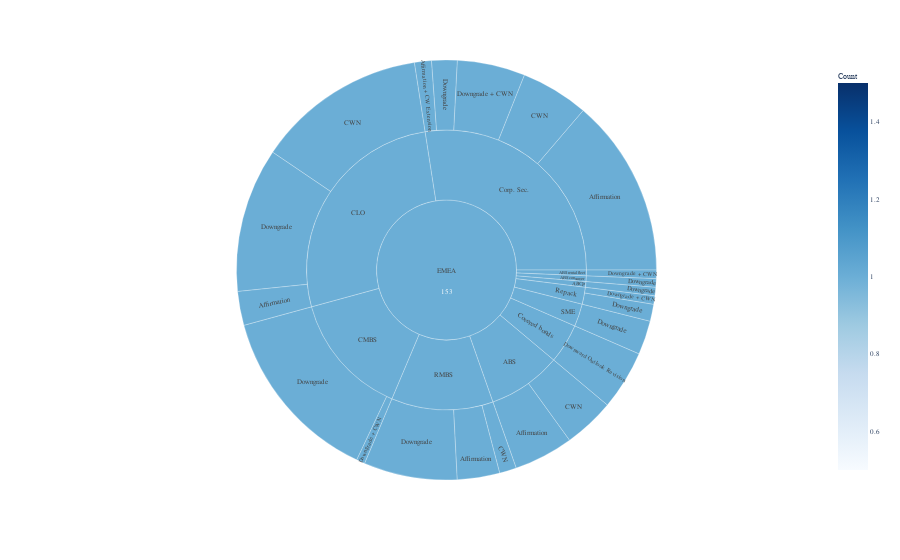

Here is the notebook cell this chart was saved with:
### Code cell
fig_emea=px.sunburst(df_emea,path=['Region','Asset Class','Rating Type'],values='Count',
                color = 'Count',
                 color_continuous_scale='Blues'
                )
fig_emea.update_traces(marker=dict(line=dict( width=.25)))
fig_emea.update_layout( #uniformtext_minsize=7,uniformtext_mode='hide',
                   font=dict(
        family="Arial black",
        size=7 #,
       # color="#712300"
         ),
        annotations=[dict(text="{:,}".format(sum(df_emea['Count'])),
                          #complicated line of code - this formats the number to have commas, so 1,000 vs 1000
                          #then sums the count column to give an accurate count
                          showarrow=False,
                          x=.5,y=.45,
                          font=dict(color="white",family="Arial Black",size=7))])

fig_emea.show()

### Figure 1 — Plotly figure (JSON) as saved in the notebook; plotly's stock layout.template omitted (floating-point values rounded to 4 significant figures)
{"data": [{"branchvalues": "total", "customdata": [[1], [1], [1], [1], [1], [1], [1], [1], [1], [1], [1], [1], [1], [1], [1], [1], [1], [1], [1], [1], [1], [1], [1], [1], [1], [1], [1], [1], [1], [1], [1], [1], [1], [1]], "domain": {"x": [0, 1], "y": [0, 1]}, "hovertemplate": "labels=%{label}<br>Count_sum=%{value}<br>parent=%{parent}<br>id=%{id}<br>Count=%{color}<extra></extra>", "ids": ["EMEA/ABS/Affirmation", "EMEA/CLO/Affirmation", "EMEA/Corp. Sec. /Affirmation", "EMEA/RMBS/Affirmation", "EMEA/Corp. Sec. /Affirmation + CW Extension", "EMEA/ABS/CWN", "EMEA/CLO/CWN", "EMEA/Corp. Sec. /CWN", "EMEA/RMBS/CWN", "EMEA/ABCP/Downgrade", "EMEA/ABS consumer/Downgrade", "EMEA/CLO/Downgrade", "EMEA/CMBS/Downgrade", "EMEA/Corp. Sec. /Downgrade", "EMEA/RMBS/Downgrade", "EMEA/Repack/Downgrade", "EMEA/SME/Downgrade", "EMEA/ABS rental fleet/Downgrade + CWN", "EMEA/CMBS/Downgrade + CWN", "EMEA/Corp. Sec. /Downgrade + CWN", "EMEA/Repack/Downgrade + CWN", "EMEA/Covered bonds/Downward Outlook Revision", "EMEA/ABCP", "EMEA/ABS", "EMEA/ABS consumer", "EMEA/ABS rental fleet", "EMEA/CLO", "EMEA/CMBS", "EMEA/Corp. Sec. ", "EMEA/Covered bonds", "EMEA/RMBS", "EMEA/Repack", "EMEA/SME", "EMEA"], "labels": ["Affirmation", "Affirmation", "Affirmation", "Affirmation", "Affirmation + CW Extension", "CWN", "CWN", "CWN", "CWN", "Downgrade", "Downgrade", "Downgrade", "Downgrade", "Downgrade", "Downgrade", "Downgrade", "Downgrade", "Downgrade + CWN", "Downgrade + CWN", "Downgrade + CWN", "Downgrade + CWN", "Downward Outlook Revision", "ABCP", "ABS", "ABS consumer", "ABS rental fleet", "CLO", "CMBS", "Corp. Sec. ", "Covered bonds", "RMBS", "Repack", "SME", "EMEA"], "marker": {"coloraxis": "coloraxis", "colors": [1, 1, 1, 1, 1, 1, 1, 1, 1, 1, 1, 1, 1, 1, 1, 1, 1, 1, 1, 1, 1, 1, 1, 1, 1, 1, 1, 1, 1, 1, 1, 1, 1, 1], "line": {"width": 0.25}}, "name": "", "parents": ["EMEA/ABS", "EMEA/CLO", "EMEA/Corp. Sec. ", "EMEA/RMBS", "EMEA/Corp. Sec. ", "EMEA/ABS", "EMEA/CLO", "EMEA/Corp. Sec. ", "EMEA/RMBS", "EMEA/ABCP", "EMEA/ABS consumer", "EMEA/CLO", "EMEA/CMBS", "EMEA/Corp. Sec. ", "EMEA/RMBS", "EMEA/Repack", "EMEA/SME", "EMEA/ABS rental fleet", "EMEA/CMBS", "EMEA/Corp. Sec. ", "EMEA/Repack", "EMEA/Covered bonds", "EMEA", "EMEA", "EMEA", "EMEA", "EMEA", "EMEA", "EMEA", "EMEA", "EMEA", "EMEA", "EMEA", ""], "type": "sunburst", "values": [7, 4, 21, 5, 2, 6, 20, 8, 2, 1, 1, 17, 21, 3, 11, 2, 4, 1, 1, 8, 1, 7, 1, 13, 1, 1, 41, 22, 42, 7, 18, 3, 4, 153]}], "layout": {"annotations": [{"font": {"color": "white", "family": "Arial Black", "size": 7}, "showarrow": false, "text": "153", "x": 0.5, "y": 0.45}], "coloraxis": {"colorbar": {"title": {"text": "Count"}}, "colorscale": [[0, "rgb(247,251,255)"], [0.125, "rgb(222,235,247)"], [0.25, "rgb(198,219,239)"], [0.375, "rgb(158,202,225)"], [0.5, "rgb(107,174,214)"], [0.625, "rgb(66,146,198)"], [0.75, "rgb(33,113,181)"], [0.875, "rgb(8,81,156)"], [1, "rgb(8,48,107)"]]}, "font": {"family": "Arial black", "size": 7}, "legend": {"tracegroupgap": 0}, "margin": {"t": 60}}}
